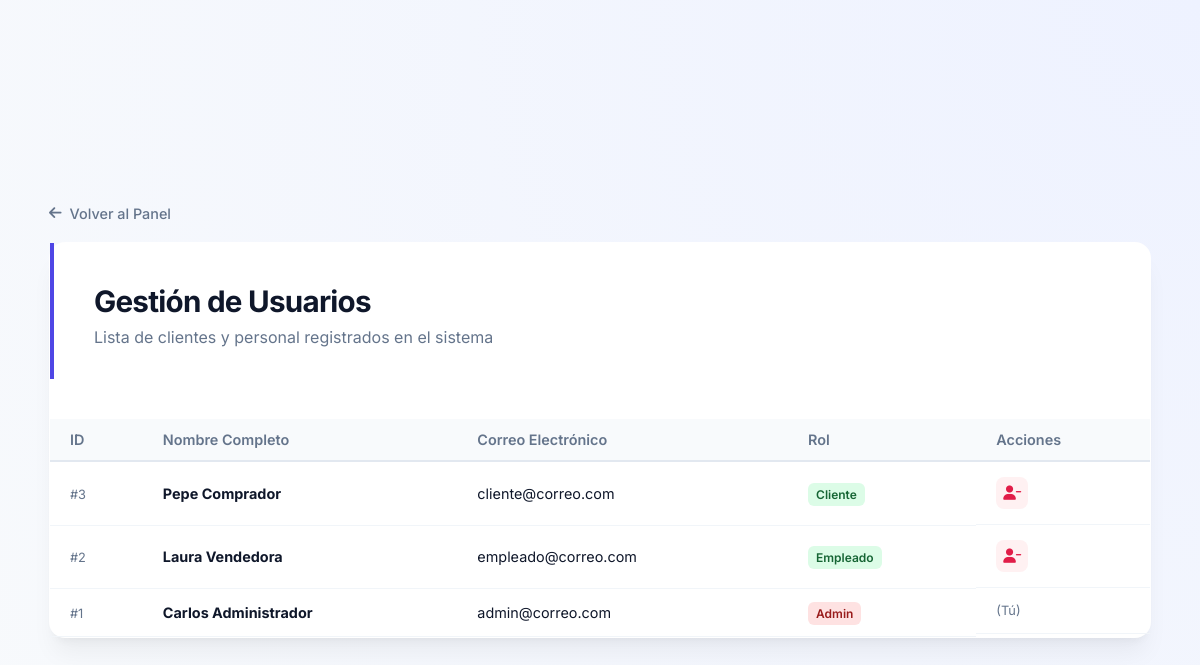
The page /index.php?c=user&a=index (signed in) on the database its author committed.
### tables this page shows
CREATE TABLE users (
    id INT AUTO_INCREMENT PRIMARY KEY,
    nombre VARCHAR(100) NOT NULL,
    apellido VARCHAR(100) NOT NULL,
    email VARCHAR(255) NOT NULL UNIQUE,
    password VARCHAR(255) NOT NULL,
    rol VARCHAR(50) DEFAULT 'cliente',
    created_at TIMESTAMP DEFAULT CURRENT_TIMESTAMP,
    updated_at TIMESTAMP NULL ON UPDATE CURRENT_TIMESTAMP,
    deleted_at TIMESTAMP NULL,
    created_by INT NULL,
    updated_by INT NULL,
    deleted_by INT NULL
);

### controller/UserController.php (called while the page is built, shortened)
<?php
require_once 'model/DAO/UserDAO.php';
require_once 'model/DTO/UserDTO.php';
class UserController {
    public function index() {
        $dao = new UserDAO();
        $users = $dao->getAll();
        require_once 'views/user/index.php';
    }
}
?>

### config/db.php (called while the page is built, shortened)
<?php
class Database {
    public static function connect() {
        $dsn = "mysql:host=" . DB_HOST . ";dbname=" . DB_NAME . ";charset=" . DB_CHARSET . ";port=" . DB_PORT;
        $options = [
            PDO::ATTR_ERRMODE=> PDO::ERRMODE_EXCEPTION,
            PDO::ATTR_EMULATE_PREPARES   => false,
        ];
        try {
            $conexion = new PDO($dsn, DB_USER, DB_PASS, $options);
            return $conexion;
        } catch (PDOException $e) {
            die("Error de conexión: " . $e->getMessage());
        }
    }
}
?>

### model/DAO/UserDao.php (called while the page is built, shortened)
<?php
require_once 'config/db.php';
require_once 'model/DTO/UserDTO.php';
class UserDAO {
    private $db;
    public function __construct() {
        $this->db = Database::connect();
    }
    private function mapToDTO($row) {
        return new UserDTO(
            $row['id'],
            $row['nombre'],
            $row['apellido'],
            $row['email'],
            $row['password'],
            $row['rol']
        );
    }
    public function getAll() {
        $sql = "SELECT * FROM users ORDER BY id DESC";
        $stmt = $this->db->prepare($sql);
        $stmt->execute();
        $users = [];
        while ($row = $stmt->fetch(PDO::FETCH_ASSOC)) {
            $users[] = $this->mapToDTO($row);
        }
        return $users;
    }
}
?>

### model/DTO/UserDTO.php (called while the page is built, shortened)
<?php
class UserDTO {
    public function __construct($id, $nombre, $apellido, $email, $password, $rol) {
        $this->id = $id;
        $this->nombre = $nombre;
        $this->apellido = $apellido;
        $this->email = $email;
        $this->rol = $rol;
    }
}
?>

### views/user/index.php (the view, shortened to what this page needs)
<!DOCTYPE html>
<html lang="es">
<head>
    <link rel="stylesheet" href="assets/styles/product.css">
    <link rel="stylesheet" href="https://cdnjs.cloudflare.com/ajax/libs/font-awesome/6.0.0/css/all.min.css">
</head>
<body>
    <div class="container-main">
        <div class="top-nav">
            <a href="index.php?c=Home&a=index" class="btn-back">
                <i class="fas fa-arrow-left"></i> Volver al Panel
            </a>
        </div>
        <div class="table-wrapper" style="margin-top: 0;">
            <div class="product-card no-padding">
                <header class="card-header padding-top">
                    <h1>Gestión de Usuarios</h1>
                    <p>Lista de clientes y personal registrados en el sistema</p>
                </header>
                <div class="table-responsive">
                    <table class="styled-table">
                        <thead>
                            <tr>
                                <th>ID</th>
                                <th>Nombre Completo</th>
                                <th>Correo Electrónico</th>
                                <th>Rol</th>
                                <th>Acciones</th>
                            </tr>
                        </thead>
                        <tbody>
                            <?php foreach($users as $u): ?>
                            <tr>
                                <td><span class="text-muted">#<?= $u->id ?></span></td>
                                <td>
                                    <strong><?= $u->nombre . " " . $u->apellido ?></strong>
                                </td>
                                <td><?= $u->email ?></td>
                                <td>
                                    <span class="badge <?= $u->rol == 'admin' ? 'bg-danger' : 'bg-success' ?>">
                                        <?= ucfirst($u->rol) ?>
                                    </span>
                                </td>
                                <td class="actions-td">
                                    <?php if($u->id != $_SESSION['identity']->id): ?>
                                        <a href="index.php?c=User&a=delete&id=<?= $u->id ?>"
                                           class="action-btn btn-delete"
                                           onclick="return confirm('¿Estás seguro de eliminar a este usuario? Esta acción no se puede deshacer.')">
                                            <i class="fas fa-user-minus"></i>
                                        </a>
                                    <?php else: ?>
                                        <span class="text-muted" style="font-size: 0.8rem;">(Tú)</span>
                                    <?php endif; ?>
                                </td>
                            </tr>
                            <?php endforeach; ?>
                        </tbody>
                    </table>
                </div>
            </div>
        </div>
    </div>
</body>
</html>

### assets/styles/product.css (style rules this page uses)
:root { --prod-primary: #4f46e5; --prod-primary-light: #6366f1; --prod-hover: #4338ca; --prod-bg: #f8fafc; --prod-card-bg: #ffffff; --prod-text-main: #0f172a; --prod-text-muted: #64748b; --prod-border: #e2e8f0; --prod-radius: 16px; --prod-shadow: 0 20px 25px -5px rgba(0, 0, 0, 0.05), 0 8px 10px -6px rgba(0, 0, 0, 0.05); }
body { background: radial-gradient(circle at top right, #eef2ff, var(--prod-bg)); font-family: 'Inter', sans-serif; color: var(--prod-text-main); display: flex; justify-content: center; align-items: center; min-height: 100vh; margin: 0; padding: 20px; }
.product-card { background: var(--prod-card-bg); padding: 3rem; border-radius: var(--prod-radius); box-shadow: var(--prod-shadow); border: 1px solid rgba(255, 255, 255, 0.7); }
.card-header { text-align: left; margin-bottom: 2.5rem; border-left: 4px solid var(--prod-primary); padding-left: 1.5rem; }
.card-header h1 { font-size: 1.85rem; font-weight: 700; letter-spacing: -0.025em; margin: 0; }
.card-header p { color: var(--prod-text-muted); margin-top: 0.5rem; }
.container-main { width: 100%; max-width: 1000px; margin: 20px auto; }
.top-nav { margin-bottom: 20px; }
.btn-back { text-decoration: none; color: var(--prod-text-muted); font-weight: 500; font-size: 0.9rem; display: inline-flex; align-items: center; gap: 8px; transition: color 0.2s; }
.table-wrapper { margin-top: 40px; }
.no-padding { padding: 0 !important; }
.padding-top { padding: 2.5rem 2.5rem 1rem 2.5rem; }
.styled-table { width: 100%; border-collapse: collapse; font-size: 0.9rem; }
.styled-table th { background-color: #f8fafc; color: #64748b; font-weight: 600; text-align: left; padding: 12px 20px; border-bottom: 2px solid var(--prod-border); }
.styled-table td { padding: 15px 20px; border-bottom: 1px solid #f1f5f9; vertical-align: middle; }
.badge { padding: 4px 8px; border-radius: 6px; font-size: 0.75rem; font-weight: 600; }
.bg-success { background: #dcfce7; color: #166534; }
.bg-danger { background: #fee2e2; color: #991b1b; }
.actions-td { display: flex; gap: 10px; }
.action-btn { width: 32px; height: 32px; display: flex; align-items: center; justify-content: center; border-radius: 8px; transition: all 0.2s; text-decoration: none; }
.btn-delete { background: #fff1f2; color: #e11d48; }
.text-muted { font-size: 0.8rem; color: #64748b; }
.container-main { max-width: 1200px; width: 95%; margin: 20px auto; }
.table-responsive { overflow-x: auto; }

### rows shown on the page
users: id "3", nombre "Pepe", apellido "Comprador", email "cliente@correo.com", rol "Cliente"
users: id "2", nombre "Laura", apellido "Vendedora", email "empleado@correo.com", rol "Empleado"
users: id "1", nombre "Carlos", apellido "Administrador", email "admin@correo.com", rol "Admin", shows "(Tú)"
